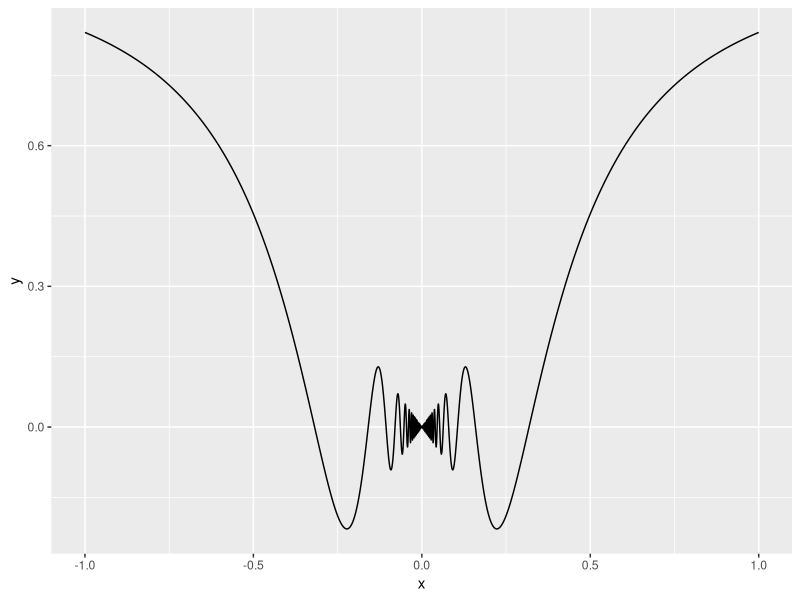
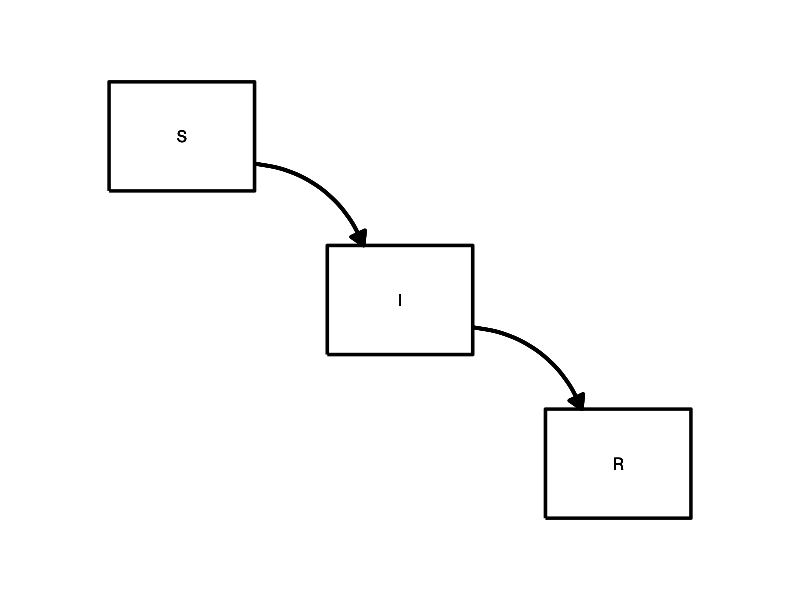

These figures' R source, in order:
## ---- chunk 1
suppressMessages(suppressWarnings(library(broom)))
suppressMessages(suppressWarnings(library(knitr)))
suppressMessages(suppressWarnings(library(tidyverse)))
x=seq(-1, 1, length=10000)
y <- x*sin(1/x)
data.frame(x, y) %>%
  ggplot(aes(x, y)) + geom_line()
## ---- chunk 2
sz <- 1.2
xc <- 20
yc <- 80
xbox <- 10*c(-1, -1,  1,  1, -1) + xc
ybox <- 10*c(-1,  1,  1, -1, -1) + yc
data.frame(x=xbox, y=ybox) %>%
  ggplot(aes(x, y)) +
  expand_limits(x=c(0, 100), y=c(0, 100)) +
  theme_void() +
  geom_path(size=sz) + 
  geom_text(x=xc, y=yc, label="S") +
  geom_path(x=xbox+30, y=ybox-30, size=sz) +
  geom_text(x=xc+30, y=yc-30, label="I") +
  geom_path(x=xbox+60, y=ybox-60, size=sz) +
  geom_text(x=xc+60, y=yc-60, label="R") +
  geom_curve(
    x=xc+40, y=yc-35, xend=xc+55, yend=30, curvature=-0.3, size=sz, 
    arrow = arrow(type = "closed", length=unit(0.15, "inches"))) -> sir_plot
sir_plot +
  geom_curve(
    x=xc+10, y=yc- 5, xend=xc+25, yend=yc-20, curvature=-0.3, size=sz, 
    arrow = arrow(type = "closed", length=unit(0.15, "inches")))
## ---- chunk 3
lm(breaks ~ wool*tension, data = warpbreaks) %>%
  tidy %>%
  rename(t.test=statistic) %>% 
  kable(
    digits=c(1, 1, 1, 2, 4),
    caption="Analysis of variance table")
